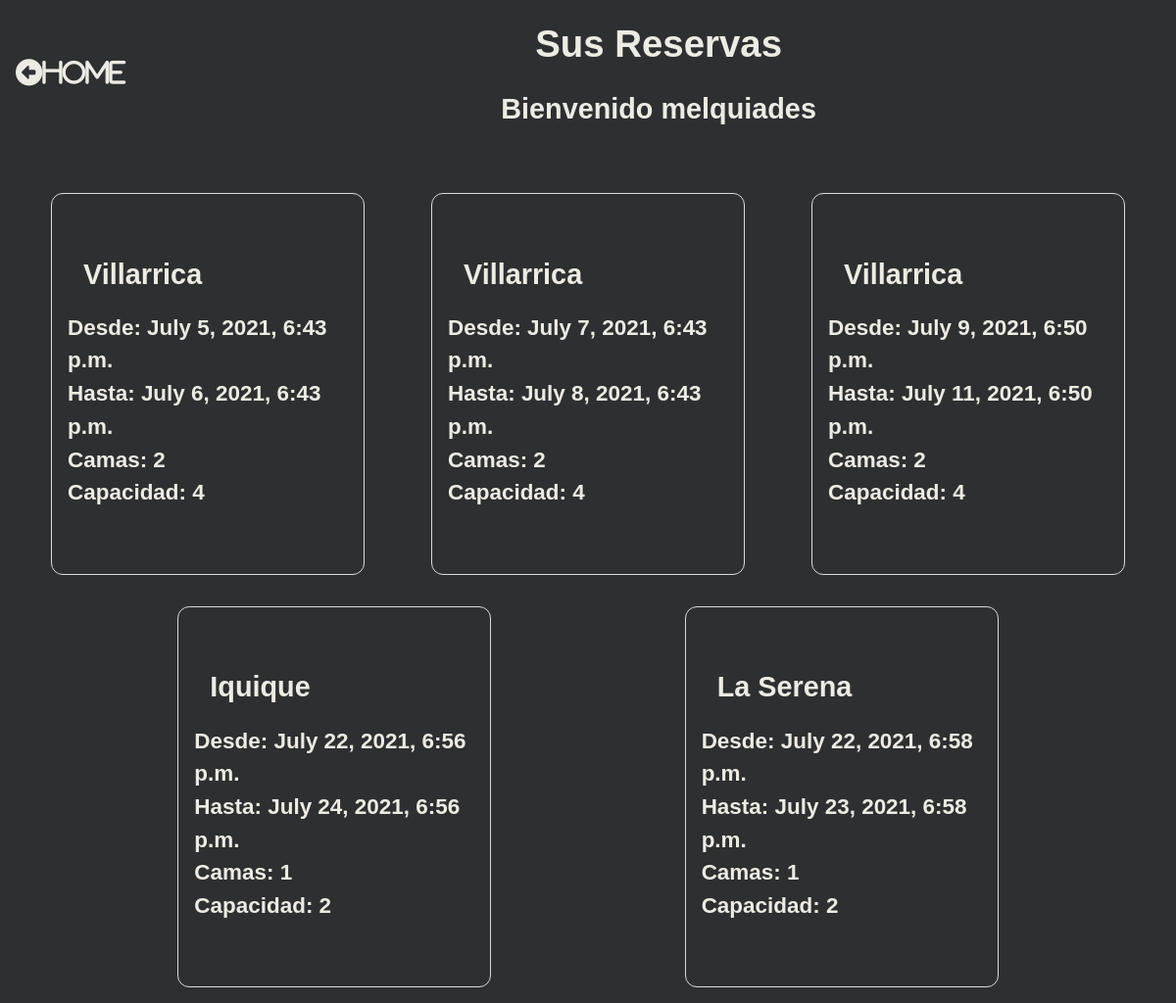
The app's page /reserva_list/ (signed in) with its own data.
### arriendo/models.py (models this page shows, shortened)
class Reserva(models.Model):
    user = models.ForeignKey(settings.AUTH_USER_MODEL, on_delete=models.CASCADE)
    depto = models.ForeignKey(Depto, on_delete=models.CASCADE)
    check_in = models.DateTimeField()
    check_out = models.DateTimeField()
    def get_depto_category(self):
        depto_categories = dict(self.depto.DEPTO_CATEGORIES)
        depto_category = depto_categories.get(self.depto.category)
        return depto_category
    def get_cancel_reserva_url(self):
        return reverse_lazy('arriendo:CancelReservaView',args=[self.pk,])

class Depto(models.Model):
    DEPTO_CATEGORIES = (
        ('VIN','Vina del Mar'),
        ('SER','La Serena'),
        ('PUC','Pucon'),
        ('VIL','Villarrica'),
        ('VAL','Valdivia'),
        ('IQU','Iquique'),
        ('FRU','Frutillar'),
    )
    category = models.CharField(max_length=3, choices=DEPTO_CATEGORIES,default='Iquique')
    precio = models.IntegerField()
    capacidad = models.IntegerField()
    camas = models.IntegerField()

### arriendo/views.py (the view)
# urls.py: path('reserva_list/', ReservaListView.as_view(),name='ReservaListView'),#"as_view" pq en views.py esta declaraddo como clase y no como funcion
class ReservaListView(ListView):
    model = Reserva
    template_name = 'reserva_list_view.html'
    def get_queryset(self,*args, **kwargs):
        if self.request.user.is_staff:
            reserva_list = Reserva.objects.all()
            return reserva_list
        else:
            reserva_list = Reserva.objects.filter(user=self.request.user)
            return reserva_list

### arriendo/templates/reserva_list_view.html (shortened to what this page needs)
{% load static %}
<!DOCTYPE html>
<html lang="en">
<head>
    <link rel="stylesheet" href="{% static 'arriendo/css/reserva_list_view.css' %}">
</head>
<body>
    <div class="content">
        <div class="header">
            <div class="headings">
                <h1>Sus Reservas</h1>
                <h2>Bienvenido {{user}}</h2>
            </div>
            <div class="home">
                <div class="home">
                    <a href="{% url 'arriendo:DeptoListView' %}"><i class="fas fa-arrow-alt-circle-left">Home</i></a>
                </div>
            </div>
        </div>
        <div class="bookings">
            {% for reserva in reserva_list %}
            <div class="booking">
                <div class="category">
                    <h2>{{reserva.get_depto_category}}</h2>
                </div>
                <div class="from">
                    <h3>Desde: {{reserva.check_in}}</h3>
                </div>
                <div class="to">
                    <h3>Hasta: {{reserva.check_out}}</h3>
                </div>
                <div class="beds">
                    <h3>Camas: {{reserva.depto.camas}}</h3>
                </div>
                <div class="capacity">
                    <h3>Capacidad: {{reserva.depto.capacidad}}</h3>
                </div>
                <div class="cancel"><a href="{{reserva.get_cancel_reserva_url}}" class="invisible"></a></div>
            </div>
            {% endfor %}
        </div>
</body>
</html>

### arriendo/static/arriendo/css/reserva_list_view.css (style rules this page uses)
* { padding:0; margin:0; box-sizing: border-box; }
body { font-family: sans-serif; background-color: rgb(46, 47, 48); color: rgb(236, 235, 228); line-height: 1.5; font-size: 1.2rem; text-align: center; }
.content { display: flex; flex-direction: column; }
.header { flex: 1; display: flex; flex-flow: row-reverse wrap; justify-content: space-evenly; align-items: center; }
.headings { flex:1.5; }
.home { flex:0.1; }
.bookings { margin-top: 2rem; flex:1; display: flex; flex-direction: row; flex-wrap: wrap; justify-content: space-evenly; }
.booking { flex:1; max-width:20vw; min-width: 20rem; text-align: left; border: 1px solid #dbdbdb; padding:1rem; border-radius: 0.75rem; margin:1rem; }
a i { margin: 1rem; color:rgb(236, 235, 228); text-decoration: none; }
.home a i { font-size: 1.7rem; }
h1,h2 { margin:1rem; }

### records on screen
Reserva: get_depto_category "Villarrica", check_in "July 5, 2021, 6:43 p.m.", check_out "July 6, 2021, 6:43 p.m.", depto.camas "2", depto.capacidad "4"
Reserva: get_depto_category "Villarrica", check_in "July 7, 2021, 6:43 p.m.", check_out "July 8, 2021, 6:43 p.m.", depto.camas "2", depto.capacidad "4"
Reserva: get_depto_category "Villarrica", check_in "July 9, 2021, 6:50 p.m.", check_out "July 11, 2021, 6:50 p.m.", depto.camas "2", depto.capacidad "4"
Reserva: get_depto_category "Iquique", check_in "July 22, 2021, 6:56 p.m.", check_out "July 24, 2021, 6:56 p.m.", depto.camas "1", depto.capacidad "2"
Reserva: get_depto_category "La Serena", check_in "July 22, 2021, 6:58 p.m.", check_out "July 23, 2021, 6:58 p.m.", depto.camas "1", depto.capacidad "2"

### other values on screen
{{ user }} "melquiades"
